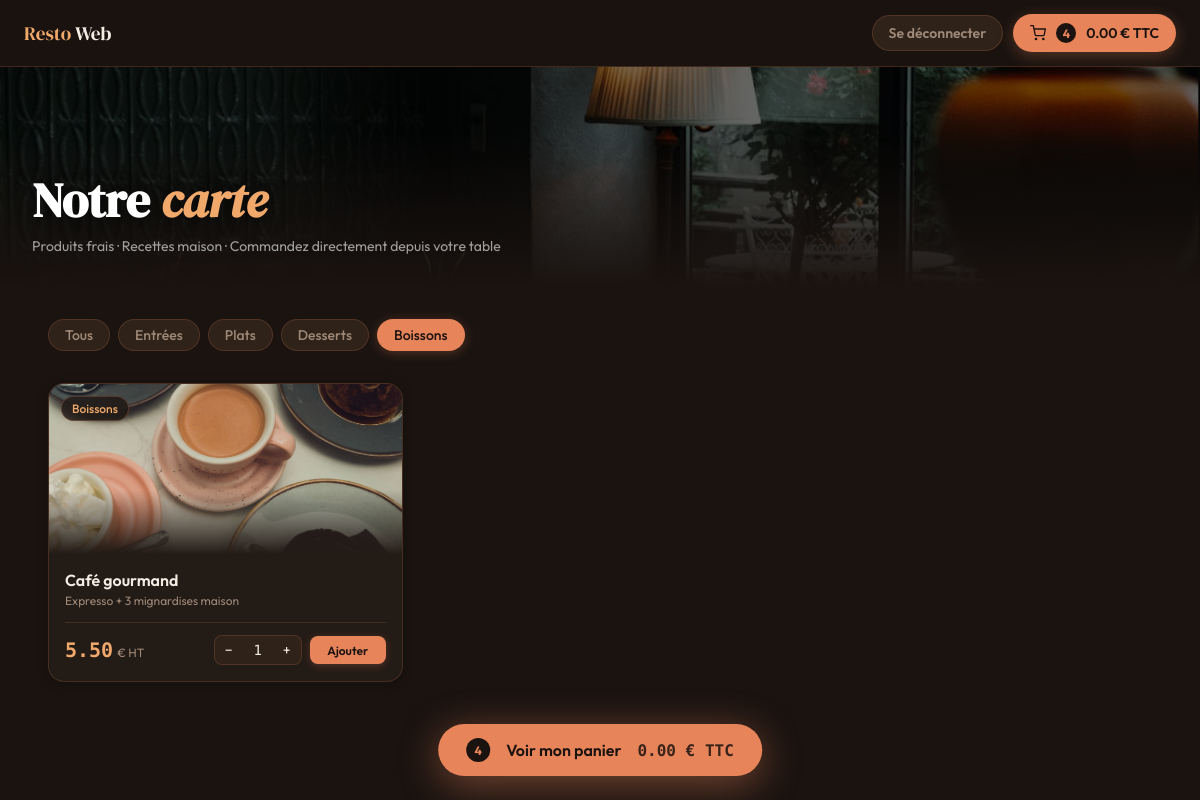
/site/catalogue.php?categorie=Boissons (signed in), run on the app's committed database.
### tables this page shows
CREATE TABLE commande(
   id_commande INT AUTO_INCREMENT,
   id_etat INT,
   date_commande DATETIME,
   total_commande DECIMAL(10,2)  ,
   type_conso BOOLEAN,
   id_user INT NOT NULL,
   PRIMARY KEY(id_commande),
   FOREIGN KEY(id_user) REFERENCES utilisateur(id_user)
);

CREATE TABLE produit(
   id_produit INT AUTO_INCREMENT,
   libelle VARCHAR(255) ,
   prix_ht DECIMAL(10,2)  ,
   description VARCHAR(255),
   categorie   VARCHAR(50),
   image       VARCHAR(255),
   PRIMARY KEY(id_produit)
);

### site/panier_functions.php (called while the page is built, shortened)
<?php
function panier_en_cours($dbh, $id_user)
{
  $sth = $dbh->prepare("SELECT * FROM commande WHERE id_user = :id_user AND id_etat = 0 ORDER BY id_commande DESC LIMIT 1");
  $sth->execute(array(':id_user' => $id_user));
  return $sth->fetch(PDO::FETCH_ASSOC);
}
function prix($montant)
{
  return number_format($montant, 2, '.', ' ') . ' €';
}

### site/catalogue.php (the view, shortened to what this page needs)
<?php
include("db_functions.php");
include("panier_functions.php");
$dbh = db_connect();
$id_user = $_SESSION['id_user'];
$categorie = $_GET['categorie'] ?? '';
$ajoute = (int) ($_GET['ajoute'] ?? 0);
$categories = $dbh->query("SELECT categorie FROM produit WHERE categorie IS NOT NULL GROUP BY categorie ORDER BY MIN(id_produit)")->fetchAll(PDO::FETCH_COLUMN);
if ($categorie == '') {
  $sth = $dbh->prepare("SELECT * FROM produit ORDER BY id_produit");
  $sth->execute();
} else {
  $sth = $dbh->prepare("SELECT * FROM produit WHERE categorie = :categorie ORDER BY id_produit");
  $sth->execute(array(':categorie' => $categorie));
}
$produits = $sth->fetchAll(PDO::FETCH_ASSOC);
$nb_articles = 0;
$total_ttc   = 0;
$commande    = panier_en_cours($dbh, $id_user);
if ($commande) {
  $sth = $dbh->prepare("SELECT COUNT(*) FROM ligne_commande WHERE id_commande = :id_commande");
  $sth->execute(array(':id_commande' => $commande['id_commande']));
  $nb_articles = $sth->fetchColumn();
  $total_ttc   = $commande['total_commande'];
}
?>
<!DOCTYPE html>
<html lang="fr">
<head>
<link rel="stylesheet" href="css/style.css" />
</head>
<body>
<div id="page-catalog" class="page active">
  <header class="topbar">
    <div class="brand brand-lg">
      <span>Resto</span><span> Web</span>
    </div>
    <a href="deconnexion.php" class="catalog-cart-btn" style="margin-left: auto; margin-right: 10px;">Se déconnecter</a>
    <a href="panier.php" class="catalog-cart-btn<?php if ($nb_articles > 0) echo ' has-items'; ?>">
      <svg width="16" height="16" viewBox="0 0 24 24" fill="none" stroke="currentColor" stroke-width="2" stroke-linecap="round" stroke-linejoin="round">
        <circle cx="9" cy="21" r="1"/><circle cx="20" cy="21" r="1"/><path d="M1 1h4l2.68 13.39a2 2 0 0 0 2 1.61h9.72a2 2 0 0 0 2-1.61L23 6H6"/>
      </svg>
      <?php if ($nb_articles > 0) { ?>
        <span class="cart-badge"><?php echo $nb_articles; ?></span>
        <span><?php echo prix($total_ttc); ?> TTC</span>
      <?php } else { ?>
        <span>Panier</span>
      <?php } ?>
    </a>
  </header>
  <div class="catalog-hero">
    <img src="images/backcatalogue.png" alt="Salle du restaurant Resto Web" />
    <div class="catalog-hero-gradient"></div>
    <div class="catalog-hero-text">
      <h1>Notre <em>carte</em></h1>
      <p>Produits frais · Recettes maison · Commandez directement depuis votre table</p>
    </div>
  </div>
  <div class="catalog-body">
    <div class="category-filters">
      <a href="catalogue.php" class="category-chip<?php if ($categorie == '') echo ' active'; ?>">Tous</a>
      <?php foreach ($categories as $cat) { ?>
        <a href="catalogue.php?categorie=<?php echo urlencode($cat); ?>" class="category-chip<?php if ($cat == $categorie) echo ' active'; ?>"><?php echo htmlspecialchars($cat); ?></a>
      <?php } ?>
    </div>
    <div class="product-grid">
      <?php foreach ($produits as $produit) { ?>
        <div class="product-card" id="produit-<?php echo $produit['id_produit']; ?>">
          <div class="product-card-photo">
            <?php if ($produit['image']) { ?>
              <img class="product-card-img" src="images/<?php echo rawurlencode($produit['image']); ?>" alt="<?php echo htmlspecialchars($produit['libelle']); ?>" />
            <?php } ?>
            <div class="product-card-fade"></div>
            <span class="product-card-badge"><?php echo htmlspecialchars($produit['categorie'] ?? ''); ?></span>
          </div>
          <div class="product-card-info">
            <div>
              <h3><?php echo htmlspecialchars($produit['libelle']); ?></h3>
              <p class="desc"><?php echo htmlspecialchars($produit['description'] ?? ''); ?></p>
            </div>
            <div class="product-card-footer">
              <div class="product-card-price">
                <span class="amount"><?php echo number_format($produit['prix_ht'], 2, '.', ' '); ?></span><span class="unit">€ HT</span>
              </div>
              <form class="product-card-actions" method="post" action="catalogue.php?categorie=<?php echo urlencode($categorie); ?>">
                <div class="qty-stepper">
                  <button type="button" onclick="this.nextElementSibling.stepDown()">−</button>
                  <input type="number" name="qte" value="1" min="1" max="20" aria-label="Quantité" />
                  <button type="button" onclick="this.previousElementSibling.stepUp()">+</button>
                </div>
                <?php if ($produit['id_produit'] == $ajoute) { ?>
                  <button type="submit" class="add-btn added">✓ Ajouté</button>
                <?php } else { ?>
                  <button type="submit" class="add-btn">Ajouter</button>
                <?php } ?>
              </form>
            </div>
          </div>
        </div>
      <?php } ?>
    </div>
  </div>
  <?php if ($nb_articles > 0) { ?>
    <div class="floating-cart visible">
      <a href="panier.php" class="floating-cart-btn">
        <span class="floating-cart-badge"><?php echo $nb_articles; ?></span>
        <span>Voir mon panier</span>
        <span class="floating-cart-total"><?php echo prix($total_ttc); ?> TTC</span>
      </a>
    </div>
  <?php } ?>
</div>
</body>
</html>

### site/catalogue.php (style rules this page uses)
a.catalog-cart-btn, a.category-chip, a.floating-cart-btn { text-decoration: none; }
.qty-stepper input { width: 30px; border: 0; background: none; text-align: center; font-size: 0.875rem; font-family: var(--font-mono-face); color: var(--foreground); -moz-appearance: textfield; }
.product-card { scroll-margin-top: 90px; }
.catalog-body { padding-bottom: 110px; }
.floating-cart-btn { white-space: nowrap; }

### data on the page
commande: total_commande "0.00 €"
produit: image+libelle (picture), categorie "Boissons", libelle "Café gourmand", description "Expresso + 3 mignardises maison", prix_ht "5.50", shows "Ajouter"

### other printed values
$nb_articles "4"
$cat "Entrées"
$cat "Plats"
$cat "Desserts"
$cat "Boissons"
